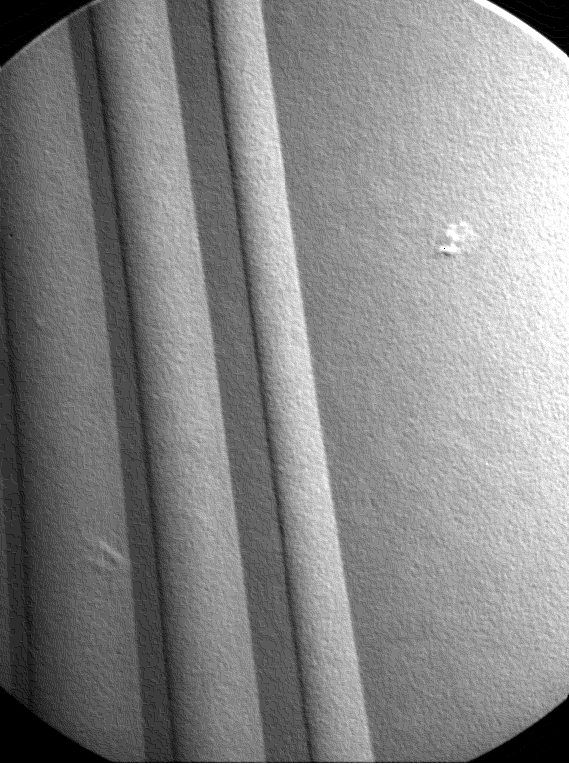
#> input picture Image-Process/image_data/DIP3E_Original_Images_CH10/Fig1004(b)(turbine_blade_black_dot).tif, 569 x 764 px
$ jupyter execute --allow-errors '图像分割.ipynb'   (shell and % lines are left out)   (older library calls are emulated)
#> lines starting #> are read from the running program, lines starting #| are printed output that depends on the picture; after the words box and inside, x2 and y2 are one past the last pixel; in counts of white or black regions, pixels touching at a corner belong together
[cell 1]
import cv2
import numpy as np
import pandas as pd
import matplotlib.pyplot as plt
from PIL import Image
import os
from imp import reload

import seaborn as sns
sns.set_style("dark")


img_base_path = r"../image_data/DIP3E_Original_Images_CH10"

# 基于边缘突变的检测

## 基于一阶差分和二阶差分比较

#> (a cell that did not finish here is left out)

#> (a cell that did not finish here is left out)

[cell 4]
sns.set_style("whitegrid")

#> (the rest of this cell did not finish here and is left out)

### 孤立点检测

[cell 5]
image_path = os.path.join(img_base_path,r"Fig1004(b)(turbine_blade_black_dot).tif")
img = Image.open(image_path)
#> img is the input picture: PIL image 569x764 L; min 0, max 255, mean 134.4
img = np.asarray(img)
img = img.astype(np.uint8)

plt.imshow(img,cmap="gray")

[cell 6]
lapras_filter = np.asarray([
    [1,1,1],
    [1,-8,1],
    [1,1,1]
])

tmp_img = cv2.filter2D(img,-1,lapras_filter)
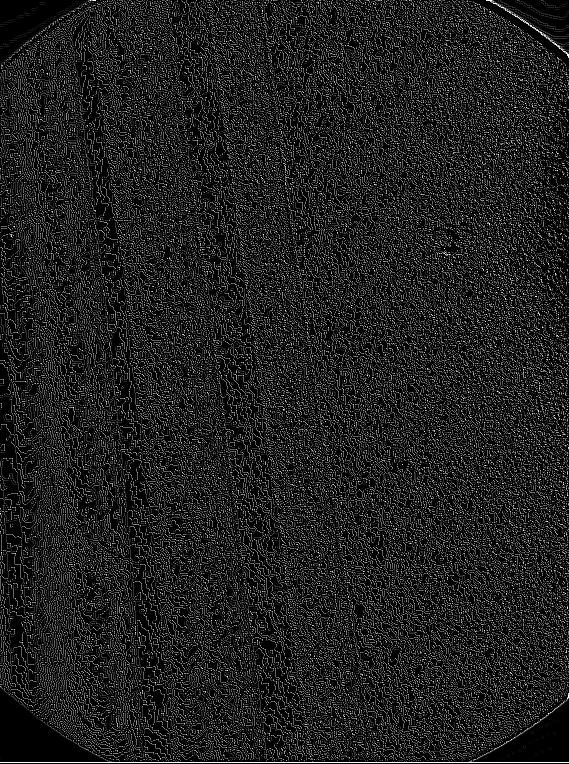
#> tmp_img: shape (764, 569); min 0, max 255, mean 31.3
r_img = (tmp_img > np.percentile(tmp_img,99)).astype(np.int)
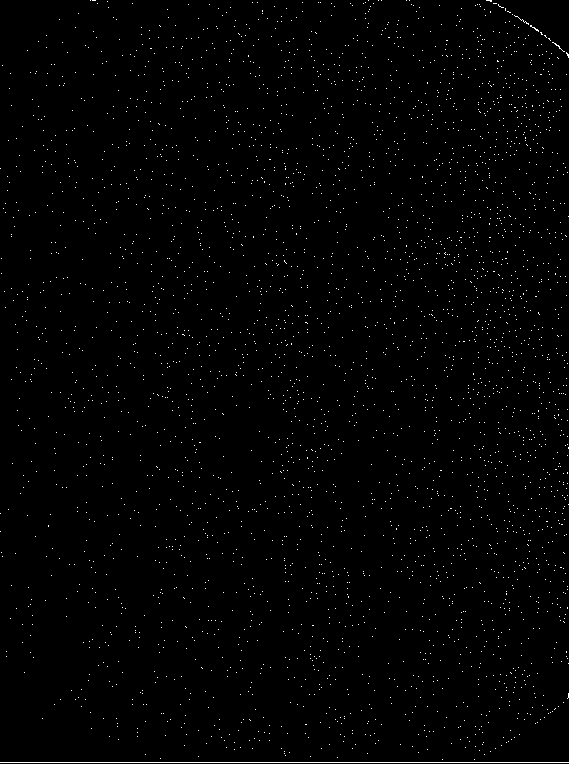
#> r_img: shape (764, 569) int64; values 0 (black) and 1 (white), 0.97% white in thin lines or dots

_,(ax1,ax2,ax3) = plt.subplots(nrows=1,ncols=3,figsize=(15,8))
ax1.imshow(img)
ax1.set_title("Source Image")
ax2.imshow(tmp_img)
ax2.set_title("Lapras Result")
ax3.imshow(r_img)
ax3.set_title("Isolated Point")

plt.show()

### 线检测

[cell 7]
img_path = os.path.join(img_base_path,"Fig1005(a)(wirebond_mask).tif")
img = Image.open(img_path)
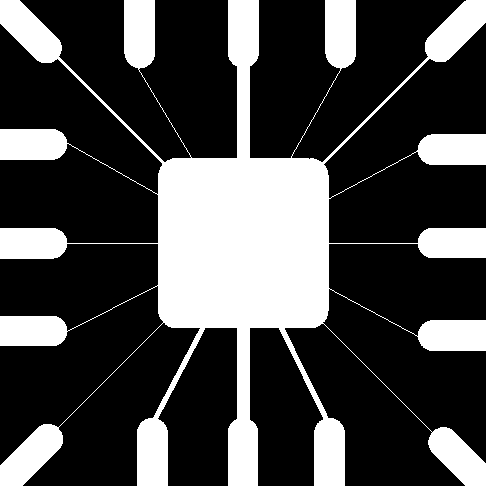
#> input picture Image-Process/image_data/DIP3E_Original_Images_CH10/Fig1005(a)(wirebond_mask).tif, 486 x 486 px
#> img is the input picture: PIL image 486x486 L; 28.1% white; 1 white region, box (x1, y1, x2, y2) and area: (0, 0, 486, 486) 66259
img = np.asarray(img)
plt.imshow(img)

[cell 8]
lapras_filter = np.asarray([
    [1,1,1],
    [1,-8,1],
    [1,1,1]
])

tmp_img = cv2.filter2D(img,-1,lapras_filter)
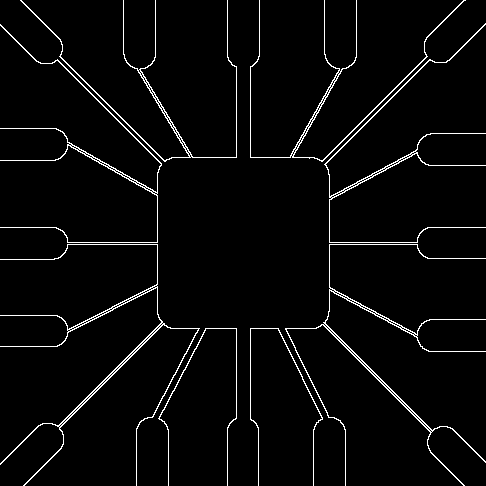
#> tmp_img: shape (486, 486); 3.4% white in thin lines or dots
plt.imshow(tmp_img)

[cell 9]
_,axes = plt.subplots(1,4,figsize=(15,8))

axes[0].imshow(img,cmap="gray")
axes[1].imshow(tmp_img,cmap = "gray")
axes[2].imshow(np.abs(tmp_img))
axes[3].imshow(tmp_img > 0)

plt.show()

### 基本检测模型(Sobel)

[cell 10]
sns.set_style("white")

image_path = os.path.join(img_base_path,"Fig1016(a)(building_original).tif")
image = Image.open(image_path)
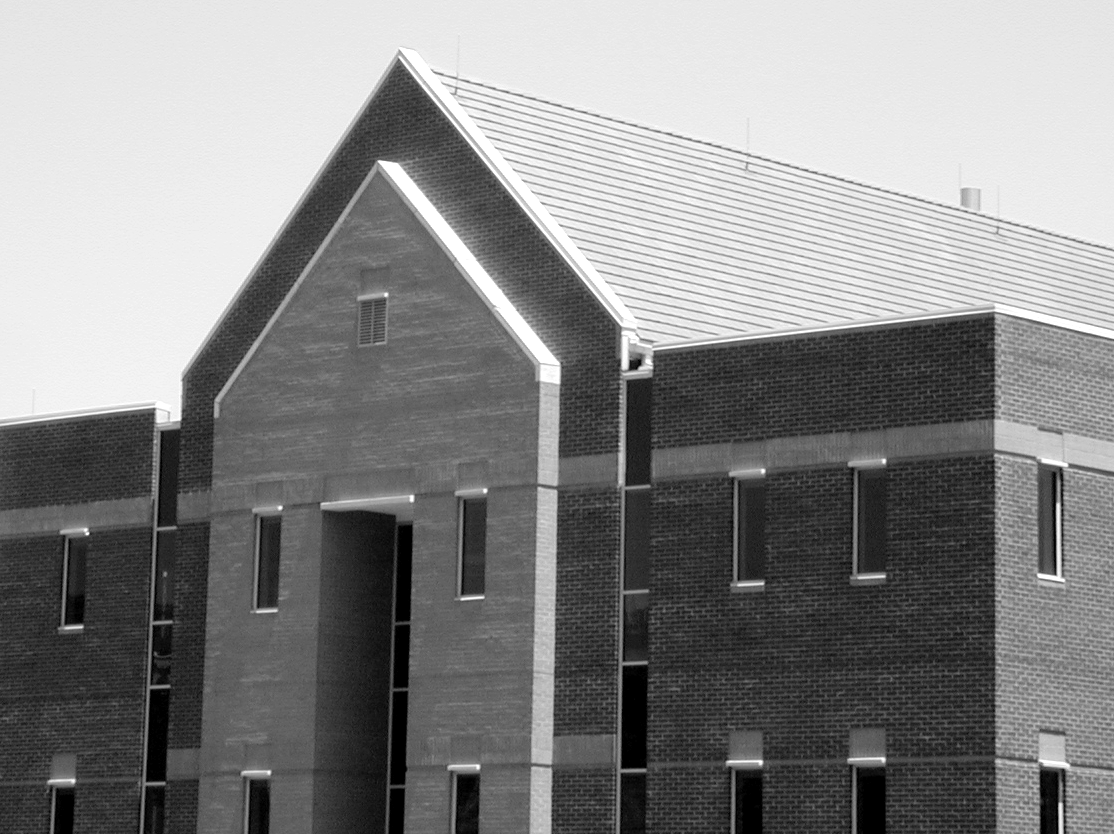
#> input picture Image-Process/image_data/DIP3E_Original_Images_CH10/Fig1016(a)(building_original).tif, 1114 x 834 px
#> image is the input picture: PIL image 1114x834 L; min 0, max 255, mean 133.3
image = np.asarray(image)
plt.imshow(image,cmap="gray")

[cell 11]
grad_x = cv2.Sobel(image,-1,1,0)
grad_y = cv2.Sobel(image,-1,0,1)

_,axes = plt.subplots(1,4,figsize = (20,8))

axes[0].imshow(image,cmap="gray")
axes[0].set_title("Source Image")

axes[1].imshow(np.abs(grad_x),cmap="gray")
axes[1].set_title("Grad X")

axes[2].imshow(np.abs(grad_y),cmap="gray")
axes[2].set_title("Grad Y")

axes[3].imshow(np.abs(grad_x) + np.abs(grad_y),cmap="gray")
axes[3].set_title("Grad X + Grad Y")

### Sobel滤波（先用平滑处理）

[cell 12]
blur_image = cv2.blur(image,(5,5))

grad_x = cv2.Sobel(blur_image,-1,1,0)
grad_y = cv2.Sobel(blur_image,-1,0,1)
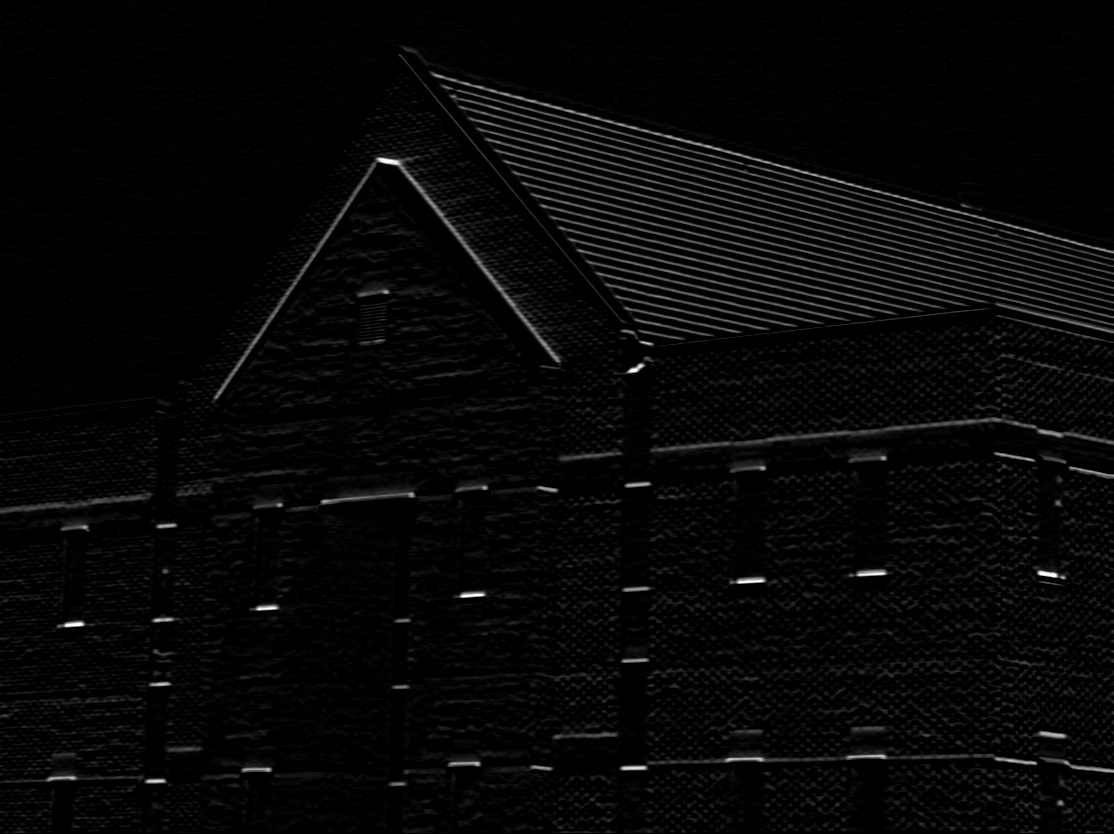
#> grad_y: shape (834, 1114); min 0, max 255, mean 7

_,axes = plt.subplots(1,4,figsize = (20,8))

axes[0].imshow(blur_image,cmap="gray")
axes[0].set_title("Source Image")

axes[1].imshow(np.abs(grad_x),cmap="gray")
axes[1].set_title("Grad X")

axes[2].imshow(np.abs(grad_y),cmap="gray")
axes[2].set_title("Grad Y")

axes[3].imshow(np.abs(grad_x) + np.abs(grad_y),cmap="gray")
axes[3].set_title("Grad X + Grad Y")
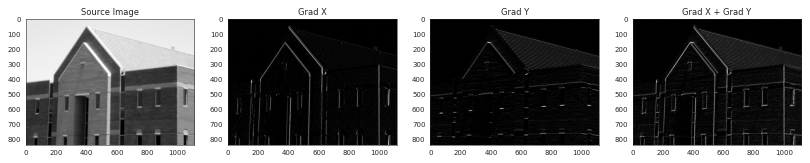
#> figure drawn by matplotlib, 4 panels

## Marr-Hildreth边缘检测

### 原图

[cell 13]
img_path = os.path.join(img_base_path,r"Fig1016(a)(building_original).tif")

img = Image.open(img_path)
img = np.asarray(img)
print(img.shape)
#| (834, 1114)

plt.imshow(img,cmap="gray")

###

### 高斯模糊

[cell 14]
tmp_img = cv2.GaussianBlur(img,(9,9),1.5)
#> tmp_img: shape (834, 1114)
plt.imshow(tmp_img,cmap = "gray")

### 拉普拉斯变换

[cell 15]
print("变换前的结果")
plt.imshow(cv2.Laplacian(img,ddepth = -1,ksize = 3),cmap = "gray")
plt.show()

print("变换后的结果")
plt.imshow(cv2.Laplacian(tmp_img,ddepth = -1,ksize = 3),cmap = "gray")
plt.show()

## 霍夫变换

[cell 16]
img_path = os.path.join(img_base_path,r"Fig1034(a)(marion_airport).tif")
img = Image.open(img_path)
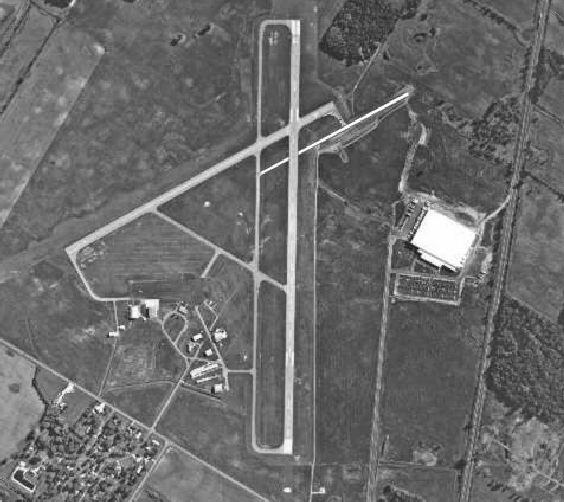
#> input picture Image-Process/image_data/DIP3E_Original_Images_CH10/Fig1034(a)(marion_airport).tif, 564 x 502 px
#> img is the input picture: PIL image 564x502 L; min 19, max 255, mean 106.4
img = np.asarray(img)

plt.imshow(img,cmap="gray")

[cell 17]
canny_img = cv2.Canny(img,threshold1 = 100,threshold2 = 200,apertureSize=3)
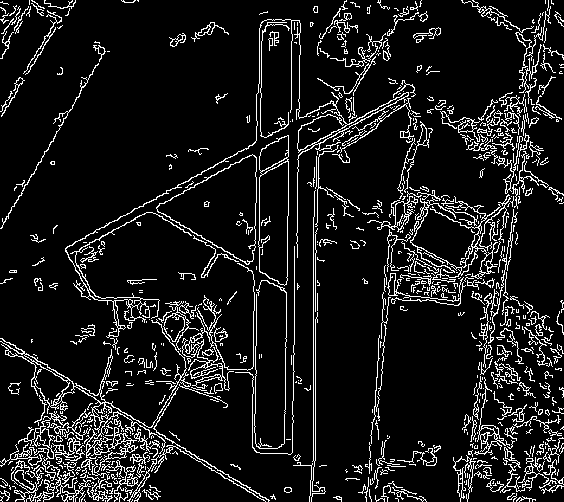
#> canny_img: shape (502, 564); 10.2% white in thin lines or dots
hough_lines = cv2.HoughLines(canny_img,rho=1.,theta = np.pi / 180.,threshold = 100)
#> hough_lines = 978 rows, first 8: [313, 0], [248, 1.06], [540, 0.157], [315, 0], [259, 0.0175], [262, 0.0175], [290, 2.11], [300, 0.0175]

plt.imshow(canny_img)

[cell 18]
for line in hough_lines:
    plt.scatter(line[0][0],line[0][1])
#> this loop made 978 passes
#     ax = plt.subplot(111,projection = 'polar')
#     ax.plot(line[0][1],line[0][0],linewidth = 3,color = "r")
#     break

plt.show()
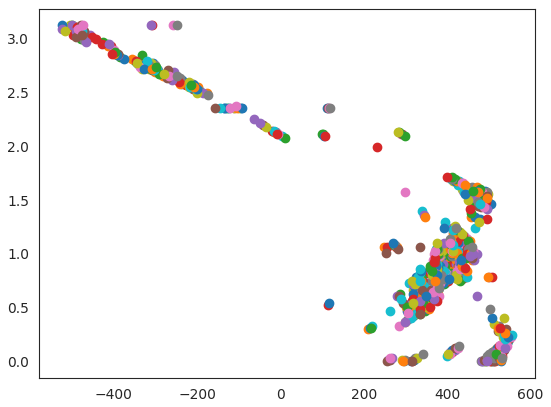
#> figure drawn by matplotlib, 1 panel
# plt.imshow(canny_img)
